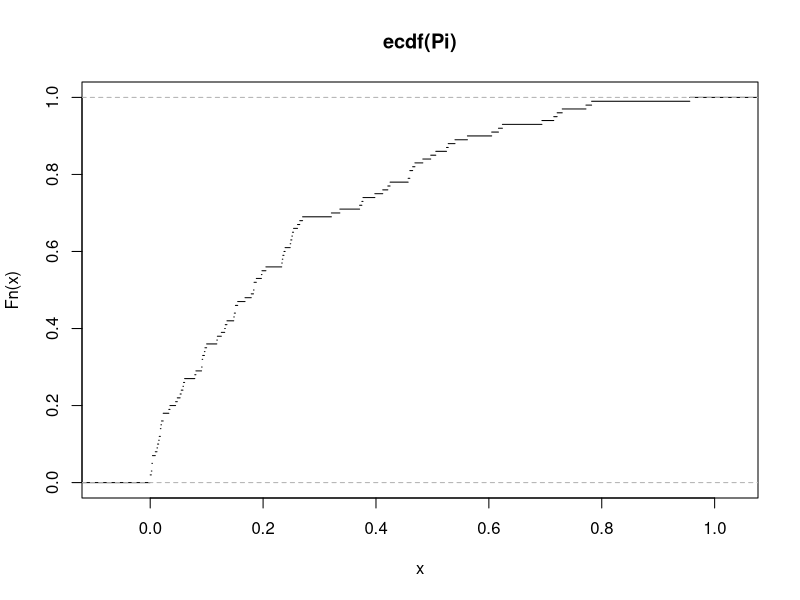

Generate this figure with R:
#!/usr/bin/Rscript

xx <- function() {
  sample_size <- 100
  m <- 1000
  
  Xn <- rexp(sample_size)
  Xmean <- mean(Xn)
  
  sum <- 0;
  Ti <- 1:m
  for(i in 1:m) {
    Yn <- rexp(sample_size, 1.1)
    Ymean <- mean(Yn)
    
    Ti[i] <- Ymean
    if(mean(Yn) >= Xmean) {
      sum = sum + 1
    }
  }
  return (sum/m)
}

xxx <- function() {
  n <- 100
  Pi <- 1:n
  for(i in 1:n) {
    Pi[i] <- xx()
  }
  
  plot(ecdf(Pi), do.points = FALSE)
}

xxx()